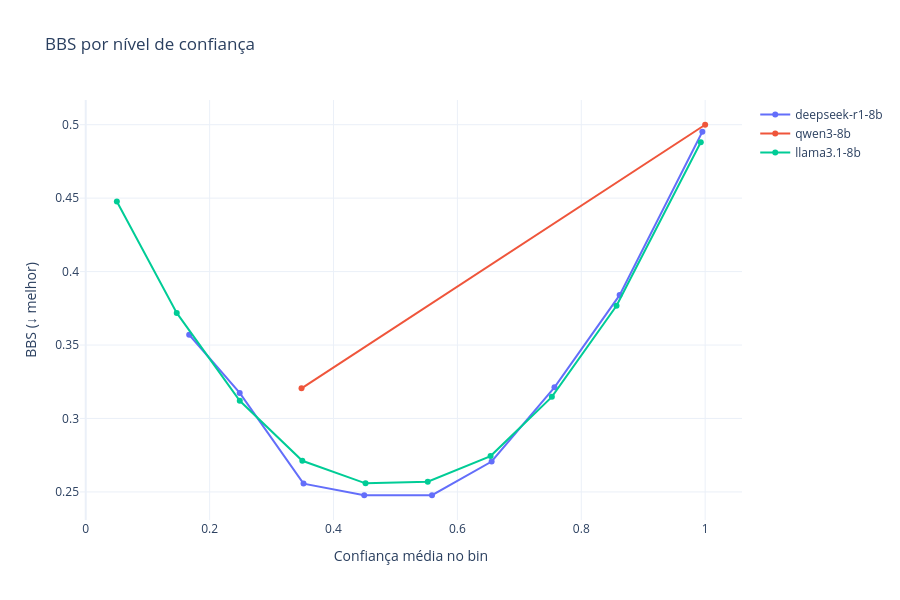

Here is the notebook cell this chart was saved with:
### Markdown cell above
### - Extra: por BIN

### Code cell
from src.utils.compute_bbs import compute_bbs_per_bin

fig = go.Figure()

for model in DEFAULT_MODELS:
    conf_col  = f"{model}_rep1_conf"
    label_col = f"{model}_consensus"

    df_bbs_bin = compute_bbs_per_bin(df_annotations, conf_col, label_col)

    fig.add_trace(go.Scatter(
        x=df_bbs_bin["mean_conf"],
        y=df_bbs_bin["bbs_bin"],
        mode="lines+markers",
        name=model
    ))

fig.update_layout(
    title="BBS por nível de confiança",
    xaxis_title="Confiança média no bin",
    yaxis_title="BBS (↓ melhor)",
    template="plotly_white",
    width=900,
    height=600
)

fig.show()

### Figure 1 — Plotly figure (JSON) as saved in the notebook; plotly's stock layout.template omitted (floating-point values rounded to 4 significant figures)
{"data": [{"mode": "lines+markers", "name": "deepseek-r1-8b", "type": "scatter", "x": [0.167, 0.2486, 0.3516, 0.4496, 0.559, 0.6553, 0.7567, 0.8619, 0.9955], "y": [0.357, 0.3174, 0.2557, 0.2477, 0.2478, 0.2707, 0.3212, 0.384, 0.4952]}, {"mode": "lines+markers", "name": "qwen3-8b", "type": "scatter", "x": [0.3483, 1.0], "y": [0.3205, 0.5]}, {"mode": "lines+markers", "name": "llama3.1-8b", "type": "scatter", "x": [0.05021, 0.1469, 0.2487, 0.3496, 0.4517, 0.5521, 0.6535, 0.7525, 0.8569, 0.9929], "y": [0.4477, 0.3719, 0.312, 0.2712, 0.2559, 0.257, 0.2744, 0.3147, 0.3767, 0.4881]}], "layout": {"height": 600, "title": {"text": "BBS por nível de confiança"}, "width": 900, "xaxis": {"title": {"text": "Confiança média no bin"}}, "yaxis": {"title": {"text": "BBS (↓ melhor)"}}}}
